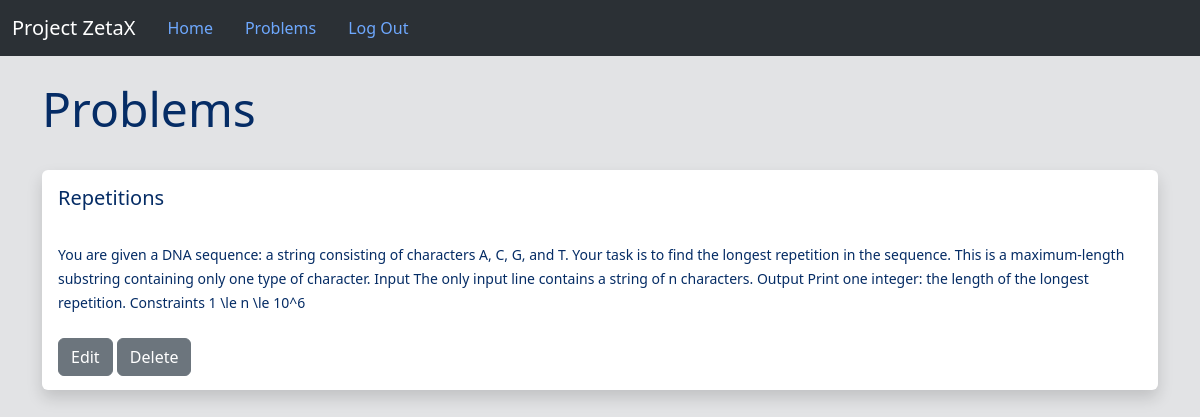
The app's page /show_judge_problems/1 (signed in) with its own data.
### Project/models.py (models this page shows, shortened)
class Problem(db.Model):
    __bind_key = 'problems'
    id = db.Column(db.Integer, primary_key=True)
    title = db.Column(db.String(100), nullable=False)
    description = db.Column(db.String(2000), nullable=False)
    sample_input = db.Column(db.String(100), nullable=False)
    sample_output = db.Column(db.String(100), nullable=False)
    exe_time = db.Column(db.Integer, nullable=False)
    exe_space = db.Column(db.Integer, nullable=False)
    judging_testcases = db.Column(db.String(1000000),nullable=False)
    exp_testcases_output = db.Column(db.String(1000000),nullable=False)
    user_id = db.Column(db.Integer, db.ForeignKey('user.id'))

### Project/routes.py (the view)
    def wrapped_function_judge(*args,**kwargs):
        if (current_user.is_authenticated) and (current_user.type != 'Judge'):
            flash("Please log in as Judge to access this page",'error')
            return redirect(url_for('home'))
        return inner_func(*args,**kwargs)

### Project/models.py (called while the page is built)
@login_manager.user_loader
def load_user(id):
    return User.query.get(int(id))

### Project/routes.py (called while the page is built)
def judge_required(inner_func):
    def wrapped_function_judge(*args,**kwargs):
        if (current_user.is_authenticated) and (current_user.type != 'Judge'):
            flash("Please log in as Judge to access this page",'error')
            return redirect(url_for('home'))
        return inner_func(*args,**kwargs)
    wrapped_function_judge.__name__ = inner_func.__name__
    return wrapped_function_judge

@app.route('/show_judge_problems/<int:id>',methods=['GET','POST'])
@login_required
@judge_required
def show_judge_problems(id):
    judge = User.query.get_or_404(id)
    return render_template('show_judge_problems.html',problems=judge.problems)

### Project/templates/show_judge_problems.html (shortened to what this page needs)
{% extends 'base.html' %}
{% block content %}
    <br/>
    <h1>Problems</h1>
    <br/>
    {% for problem in problems %}
        <div  class="shadow p-3 mb-5 bg-body rounded" style="max-height: 220px;">
            <h4>{{ problem.title }}</h4><br/>
            <small>{{ problem.description }}</small><br/><br/>
            <a href="/modify_problem/{{problem.id}}" class="btn btn-secondary">Edit</a>
            <a href="/delete_problem/{{problem.id}}" class="btn btn-secondary">Delete</a>
        </div>
    {% endfor %}
{% endblock %}

### Project/templates/base.html (shortened to what this page needs)
<!DOCTYPE html>
<html lang="en">
  <head>
    <link href="https://cdn.jsdelivr.net/npm/bootstrap@5.3.3/dist/css/bootstrap.min.css" rel="stylesheet">
    <link rel="stylesheet" href="{{ url_for('static',filename='CSS/style-home.css')}}">
  </head>
  <body class="bg-secondary-subtle text-primary-emphasis">
    {% include 'navbar.html' %}
    <div class="container">
        {% block content %}
        {% endblock %}
    </div>
  </body>
</html>

### Project/templates/navbar.html (shortened to what this page needs)
<link rel="stylesheet" href="{{ url_for('static',filename='/CSS/style-navbar.css')}}">
<nav class="navbar navbar-expand-lg bg-body-tertiary" data-bs-theme="dark">
  <div class="container-fluid">
    <a class="navbar-brand" href="#">Project ZetaX</a>
    <div class="collapse navbar-collapse" id="navbarSupportedContent">
      <ul class="nav nav-pills">
        <li class="nav-item">
          <a class="nav-link pill" href="{{ url_for('home')}}">Home</a>
        </li>
        {% if current_user.is_authenticated %}
            {% if current_user.type == 'Judge' %}
            <li class="nav-item">
              <a class="nav-link pill" href="/show_judge_problems/{{current_user.id}}">Problems</a>
            </li>
            {% endif %}
          <li class="nav-item">
            <a class="nav-link pill" href="{{ url_for('logout')}}">Log Out</a>
          </li>
        {% endif %}
      </ul>
    </div>
  </div>
</nav>

### Project/static/CSS/style-home.css (style rules this page uses)
h1 { font-size: 48px; }
h4 { font-size: 20px; }
a { font-size: 18px; color: #000000; }

### records on screen
Problem: title "Repetitions", description "You are given a DNA sequence: a string consisting of characters A, C, G, and T. Your task is to find the longest repetition in the sequence. This is a maximum-length substring containing only one type of character. Input The only input line contains a string of n characters. Output Print one integer: the length of the longest repetition. Constraints 1 \\le n \\le 10^6"
